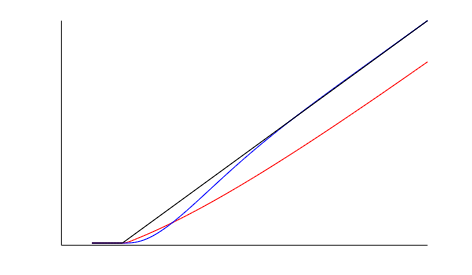

Recreate this plot in MATLAB.
close all ; clear ; clc

s = tf('s');

G1 = (s+0.5)/(s*(0.1*s+1)^2);
G2 = (s+0.5)/(s^2*(0.1*s+1)^2);

F1 = feedback(G1,1);
F2 = feedback(G2,1);

tp = -1:0.1:0;
tt = 0:0.1:10;
t = [tp tt];

x1p = zeros(1,length(tp));
x2p = zeros(1,length(tp));

[x1t,t1t] = step(1/s*F1,tt);
[x2t,t2t] = step(1/s*F2,tt);

t1 = [tp t1t'];
t2 = [tp t2t'];

x1 = [x1p x1t'];
x2 = [x2p x2t'];


figure
set(gcf,'PaperUnit','centimeters','PaperPosition',[0 0 12 7],'PaperSize',[12 7])
hold on
plot(t1,x1,'r')
plot(t2,x2,'b')
plot([tp(1) tp(end) t(end)],[0 0 t(end)],'k')
set(gca,'ylim',[-0.1 10],'xtick',[],'ytick',[])

print(gcf,'-dpdf','../ilustracoes/efeitoIntegradorRampa.pdf')